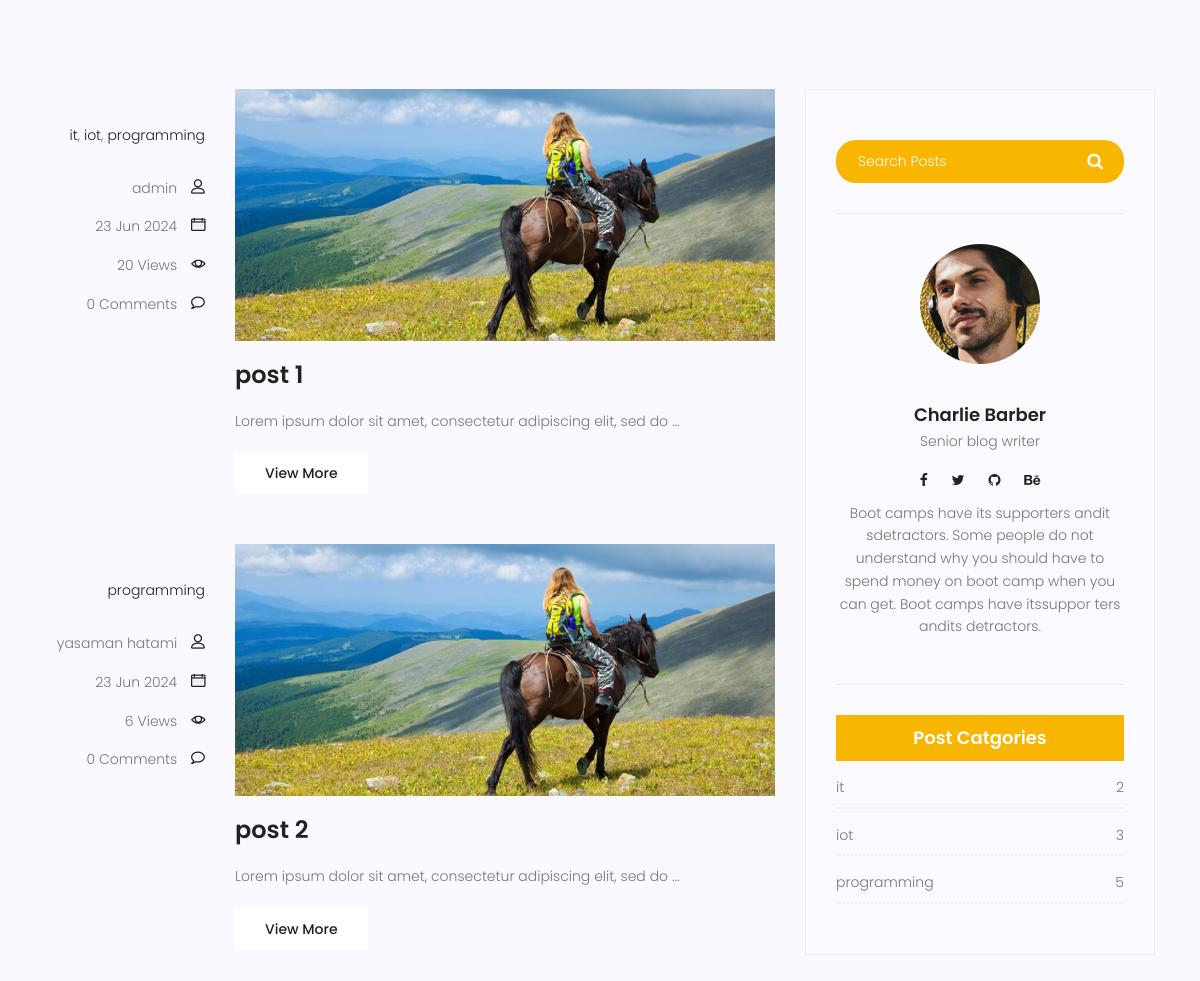
Before: /blog/ (middle part) with the older database file.
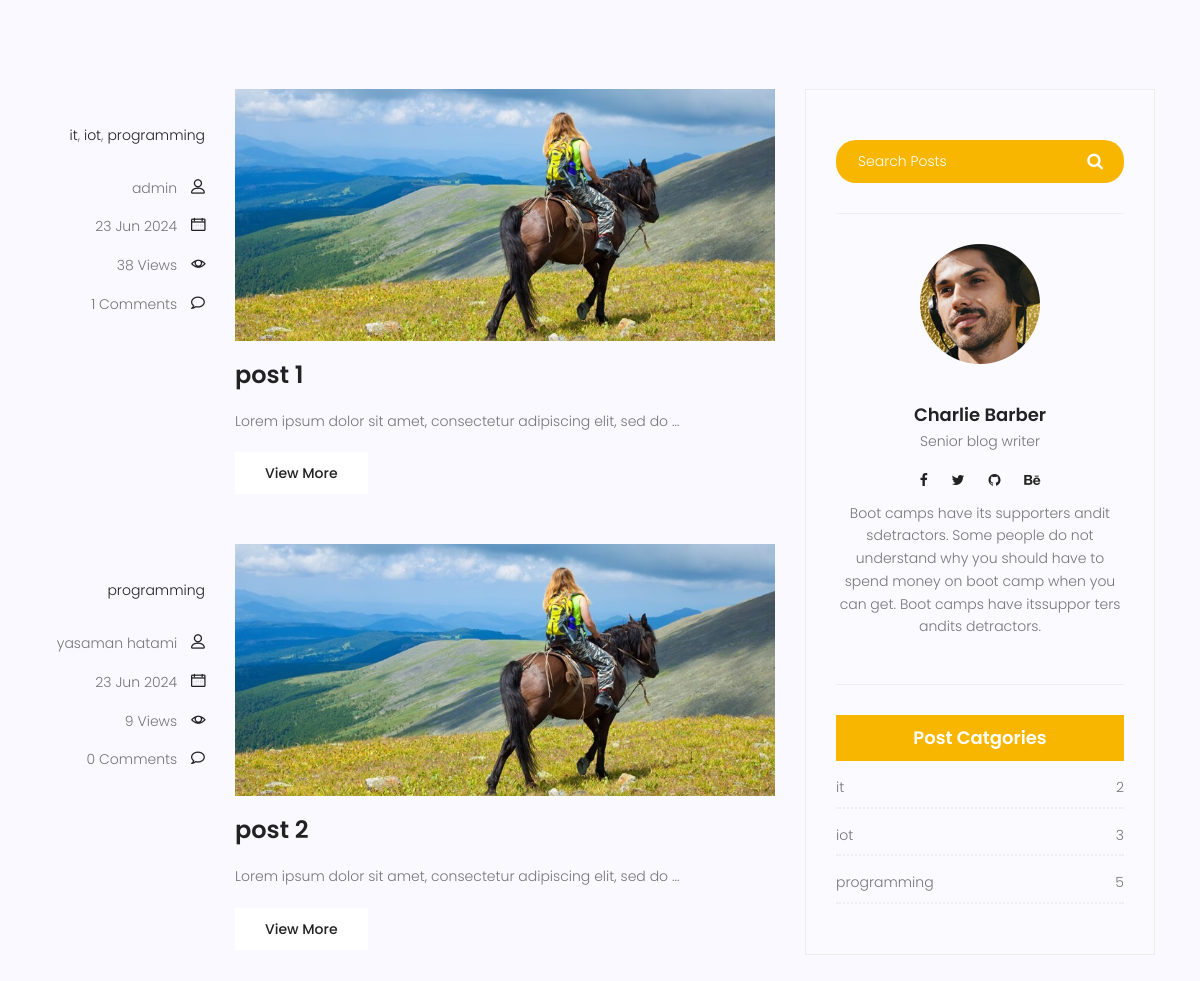
After: the same page with the newer database file.
### blog/models.py (models this page shows, shortened)
class Post(models.Model):
    id = models.IntegerField(primary_key=True)
    image=models.ImageField(upload_to='blog/',default='blog/default.jpg')
    author=models.ForeignKey(User, on_delete=models.SET_NULL,null=True)
    title=models.CharField(max_length=225)
    content=models.TextField()
    tags = TaggableManager()
    category=models.ManyToManyField(category)
    counted_views= models.IntegerField(default=0)
    status=models.BooleanField(default=False)
    login_require = models.BooleanField(default=False)
    published_date=models.DateTimeField(null=True)
    created_date=models.DateTimeField(auto_now_add=True)
    updated_date=models.DateTimeField(auto_now=True)#2024-03-30 11:10:56.530638
    class Meta:
        ordering=['-published_date']

### blog/views.py (the view)
# urls.py: path('',blog_view,name='index'),
def blog_view(request,**kwargs):
    posts=Post.objects.filter(published_date__lte=timezone.now(),status=1).order_by('published_date')
    if kwargs.get('cat_name')!=None:
        posts=posts.filter(category__name=kwargs['cat_name'])
    if kwargs.get('author_username')!=None:
        posts=posts.filter(author__username=kwargs['author_username'])
    if kwargs.get('tag_name')!=None:
        posts=posts.filter(tags__name=kwargs['tag_name'])
    posts=Paginator(posts,3)
    try:
        page_number=request.GET.get('page')
        posts=posts.get_page(page_number)
    except PageNotAnInteger:
        posts=posts.get_page(1)
    except EmptyPage:
        posts=posts.get_page(1)
    context={'posts':posts}
    return render(request,'blog/blog-home.html',context)

### blog/models.py (called while the page is built)
    def __str__(self):
        return self.name

### blog/templatetags/blog_tags.py (called while the page is built)
@register.simple_tag(name='comments_count')
def function(pid):
    return Comment.objects.filter(post=pid,approved=True).count()

@register.inclusion_tag('blog/blog-post-categories.html')
def postcategories():
    posts=Post.objects.filter(status=1)
    categories=category.objects.all()
    cat_dict={}
    for name in categories:
        cat_dict[name]=posts.filter(category=name).count()
    return {'categories':cat_dict}

### templates/blog/blog-home.html (shortened to what this page needs)
{%extends 'base.html'%}
{%load static%}
{% load blog_tags %}
{%block content%}
<section class="top-category-widget-area pt-90 pb-90 ">
</section>
<section class="post-content-area">
	<div class="container">
		<div class="row">
			<div class="col-lg-8 posts-list">
				{%for post in posts%}
				<div class="single-post row">
					<div class="col-lg-3  col-md-3 meta-details">
						<ul class="tags">
							{%for cat in post.category.all%}
						<li><a href='{% url "blog:category" cat_name=cat.name %}'>{{cat.name}}</a>{% if not forloop.last %}, {% endif %}</li>
							{%endfor%}
						</ul>
						<div class="user-details row">
							<p class="user-name col-lg-12 col-md-12 col-6"><a href="{% url 'blog:author' author_username=post.author.username %}">{{post.author.get_full_name}}</a> <span
									class="lnr lnr-user"></span></p>
							<p class="date col-lg-12 col-md-12 col-6"><a href="#">{{post.published_date|date:'d M Y'}}</a> <span
									class="lnr lnr-calendar-full"></span></p>
							<p class="view col-lg-12 col-md-12 col-6"><a href="#">{{post.counted_views}} Views</a> <span
									class="lnr lnr-eye"></span></p>
							<p class="comments col-lg-12 col-md-12 col-6"><a href="#">{% comments_count post.id %} Comments</a> <span
									class="lnr lnr-bubble"></span></p>
						</div>
					</div>
					<div class="col-lg-9 col-md-9 ">
						<div class="feature-img">
							<img class="img-fluid" src="{{post.image.url}}" alt="">
						</div>
						<a class="posts-title" href="{% url 'blog:single' post.id %}">
							<h3>{{post.title}}</h3>
						</a>
						<p class="excert">
							{{post.content|truncatewords:10}}
						</p>
						<a href="{% url 'blog:single' post.id %}" class="primary-btn">View More</a>
					</div>
				</div>
				{%endfor%}
			</div>
			<div class="col-lg-4 sidebar-widgets">
				<div class="widget-wrap">
					{% include 'blog/blog-search.html' %}
					{% include 'blog/blog-writer.html' %}
					{% postcategories %}
				</div>
			</div>
		</div>
	</div>
</section>
{% endblock %}

Changed rows visible on the page:
changed Post "post 1": counted_views "20" → "38"; id "0" → "1"
changed Post "post 2": counted_views "6" → "9"
